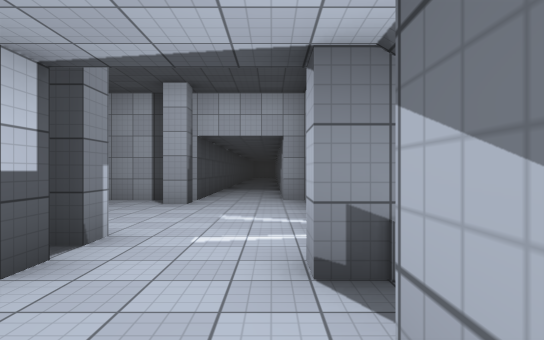
view 1 (above)

17 first-person views from a walk through a 3-D level made in the Unity game engine. The camera is 1.4 m above the floor, looks level and sees 75° across. The floor is counted in squares, 2 m on a side. Each view is taken from the middle of a square. On the plan, view 1 faces up. The plan holds only what a view shows up to about 11 squares ahead; the rest is blank. The place goes on beyond the plan. The player is left out. Some animated figures are not drawn. Surface patterns are stand-ins for the level's own textures.

view 2
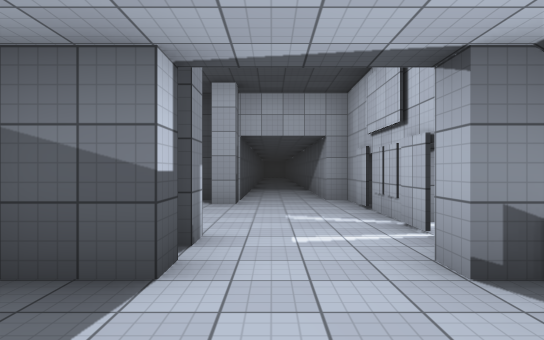

view 3
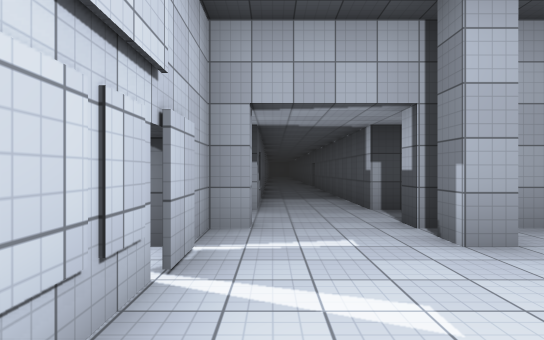

view 4
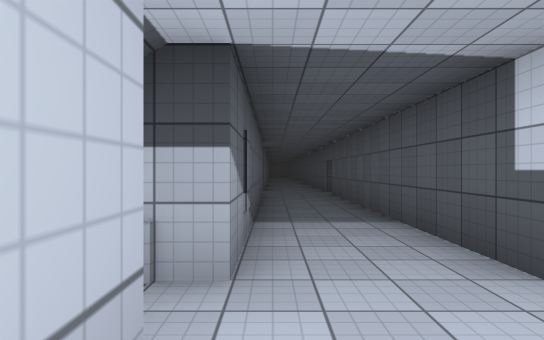

view 5
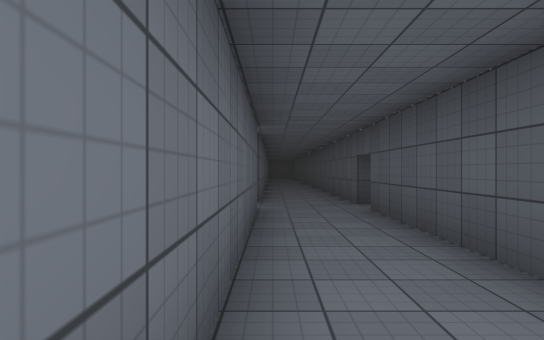

view 6
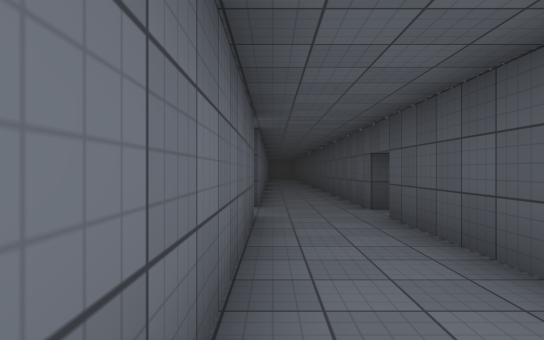

view 7
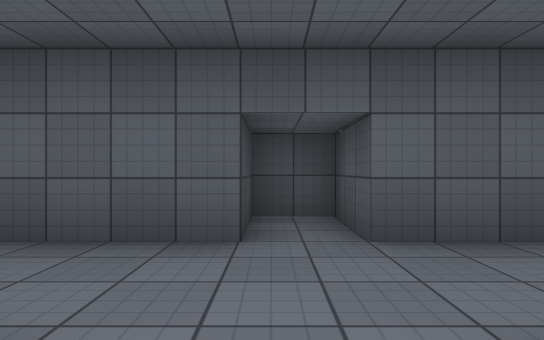

view 8
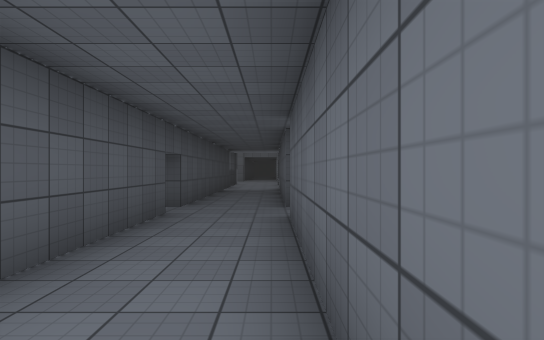

view 9
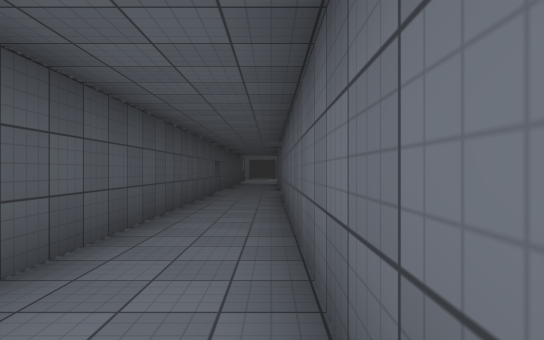

view 10
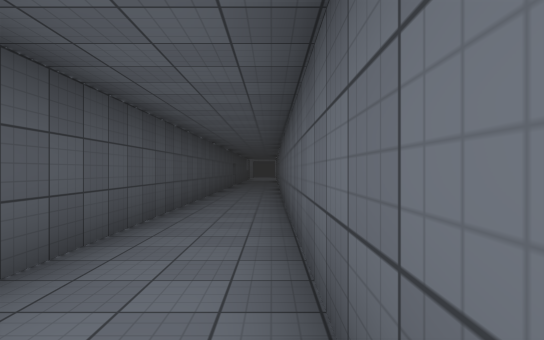

view 11
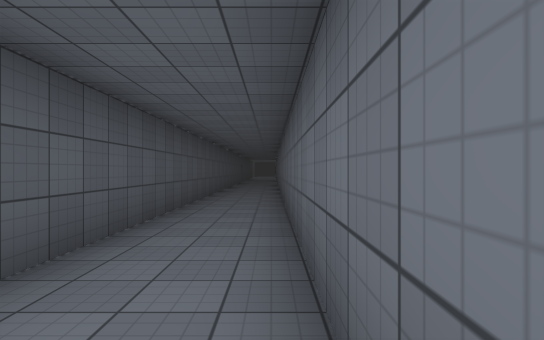

view 12
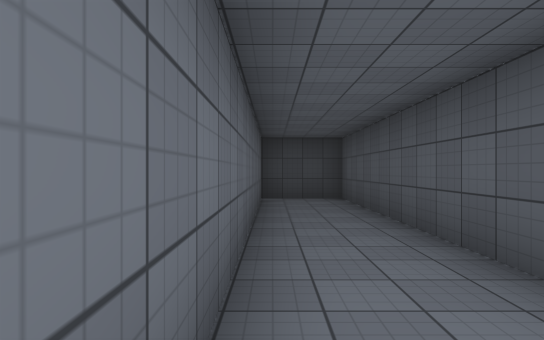

view 13
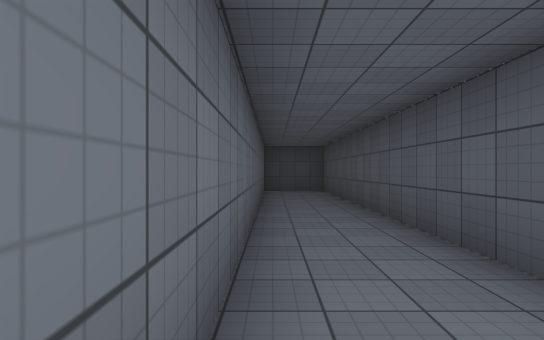

view 14
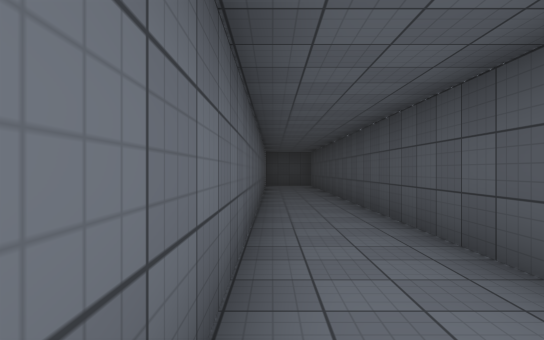

view 15
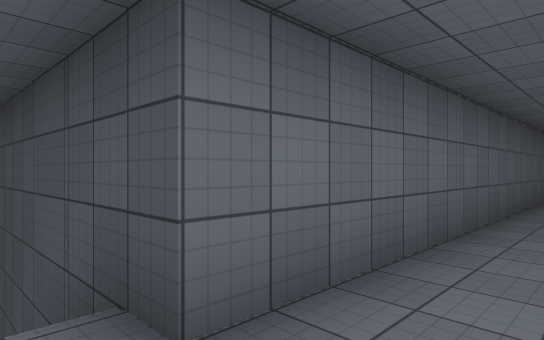

view 16
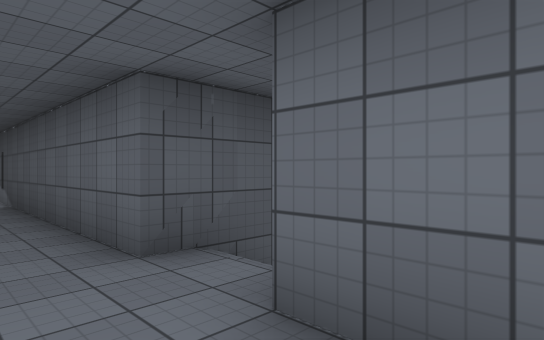

view 17
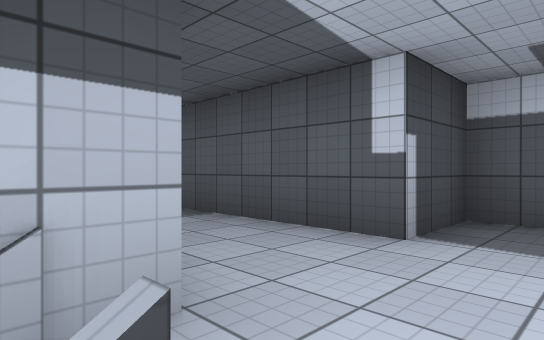

### Floor plan
Key: @ floor where view 1 was taken; # wall or solid block; . floor; / step, stairs or slope; = window, fence, low wall or low ledge; ^ raised ledge.
Columns run from 4 left of view 1 to 4 right of it. Each row starts with its distance up from view 1.
 11   #..#
 10   #..#
  9 ###..#
  8 /....#
  7  ....#
  6  ....#
  5   ...#
  4  ....#
  3  ##./#
  2  #.../
  1 #....#
  0  ##.@#
 -1   #..#
 -2   #..#
 -3   #..#
 -4   #..#
 -5   #..
 -6   #./
 -7  ##.#/
 -8 #..../
 -9  ##./####
-10   #./
-11   #..^
-12   #..=
-13   #..#
-14   #..#
-15   #..#
-16   #..#
-17   #..#
-18   #..#
-19   #..#
-20   #..#
-21   #..#
-22   #..#
-23   #..#
-24   #..#
-25   #..#
-26   #..#
-27   #..#
-28   #..#
-29   ####

Where each view was taken, in squares from view 1:
view 1: 0 up, 0 right, facing up
view 2: 0 up, 1 left, facing up
view 3: 7 up, 0 right, facing down
view 4: 3 up, 0 right, facing down
view 5: 1 down, 0 right, facing down
view 6: 2 down, 0 right, facing down
view 7: 8 down, 1 right, facing left
view 8: 14 down, 0 right, facing up
view 9: 19 down, 0 right, facing up
view 10: 24 down, 0 right, facing up
view 11: 28 down, 0 right, facing up
view 12: 20 down, 0 right, facing down
view 13: 17 down, 0 right, facing down
view 14: 13 down, 0 right, facing down
view 15: 8 down, 1 left, facing down-right
view 16: 10 down, 1 left, facing up-right
view 17: 2 up, 1 right, facing down-left
